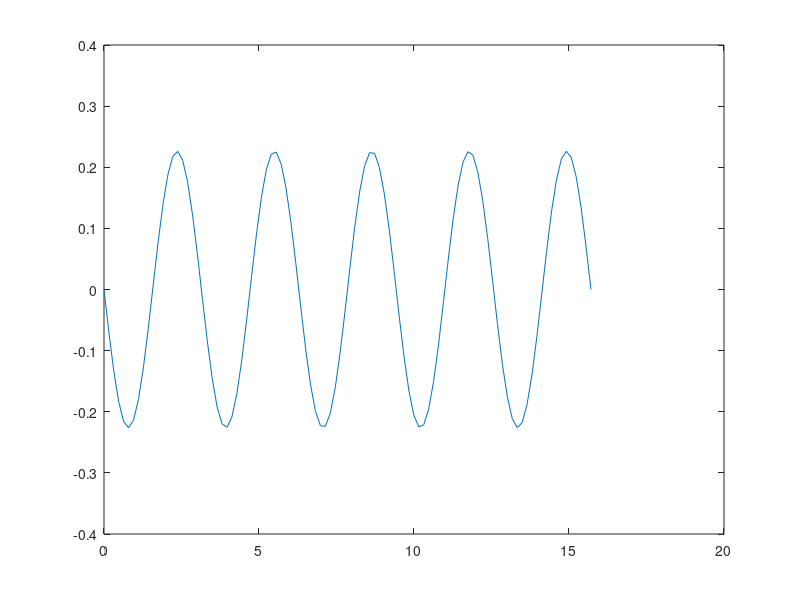

Reproduce this figure in MATLAB.
clc;

clear;

n=100;
i=2;
g=1e-3;
A=1e-3;
u=4*pi*10e-7;

R0= g/(u*A);
Ld= n^2/R0;

g=1e-2;
R90= g/(u*A);
Lq=n^2/R90;

Theta= linspace(0,5*pi,100);

L= 0.5*(Ld+Lq) + 0.5*(Ld-Lq)*cos(2*Theta);
plot(Theta,L);

%%
T= -0.5*(Ld-Lq)* i^2*sin(2*Theta);
plot(Theta,T);

%%
Sigma=0;
t=linspace(0,10,100);
wm=377;
Te=-0.5*(Ld-Lq)* i^2*sin(wm*t+ Sigma);
plot(Theta,T)

%%
